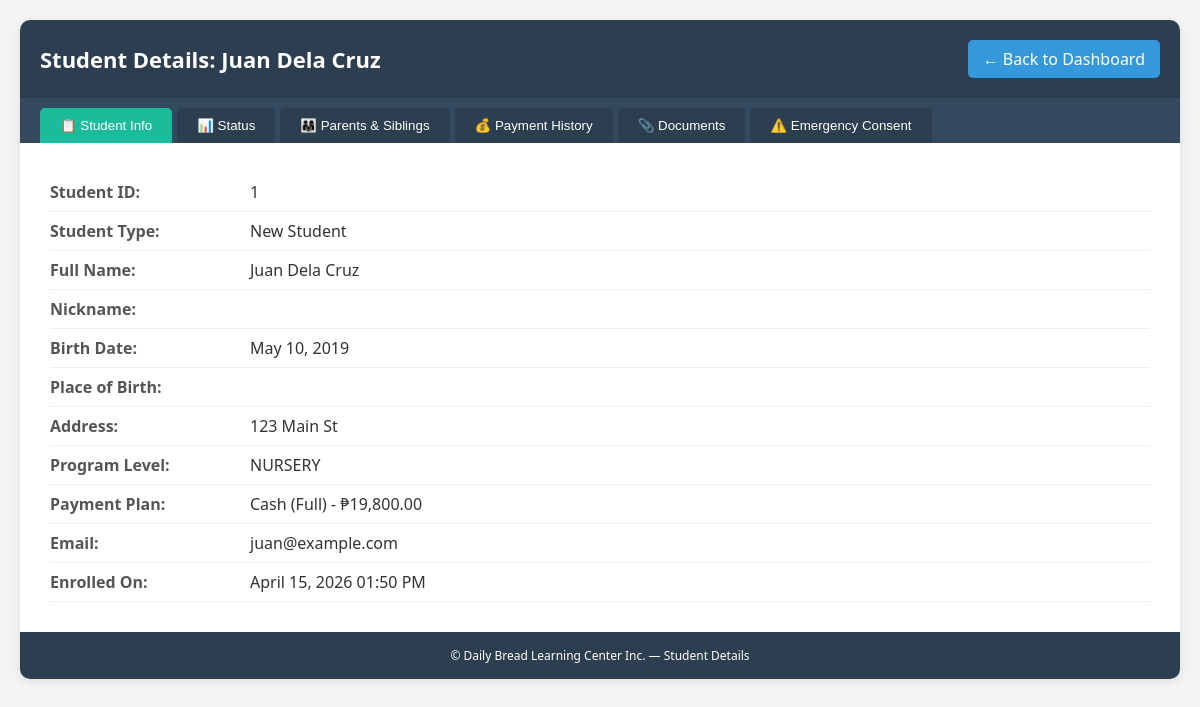
The app's page /view_student.php?id=1 (signed in), older data.
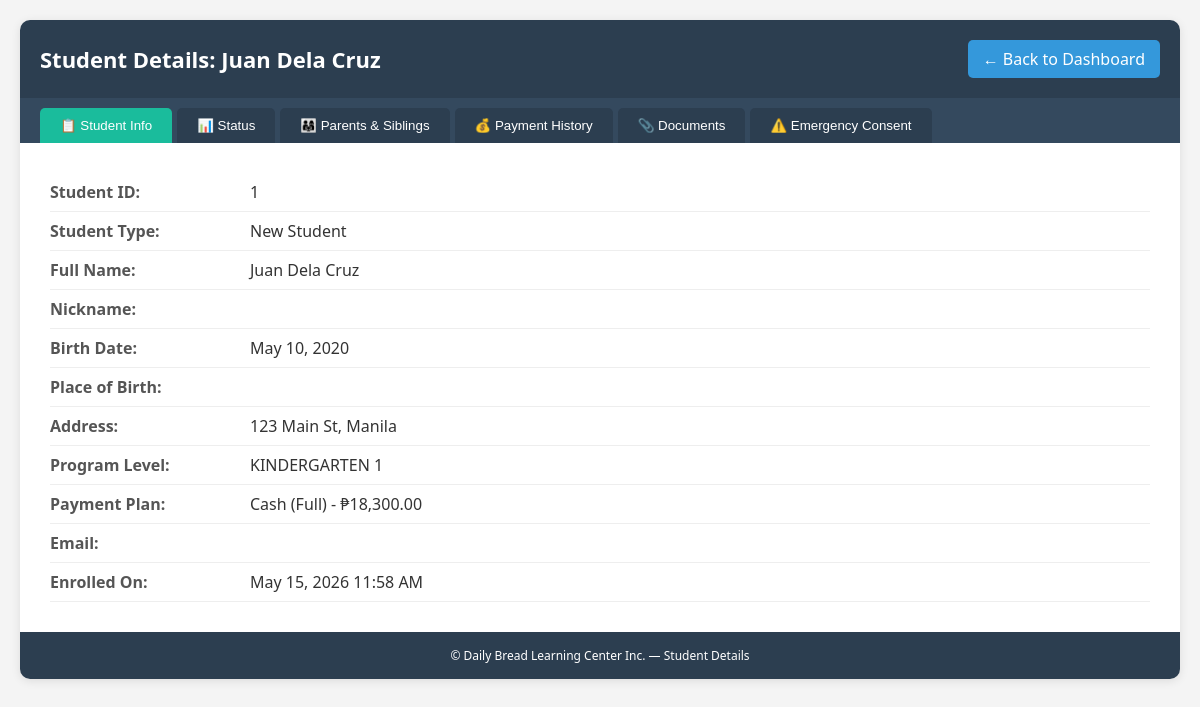
The same page, newer data.
### tables this page shows
CREATE TABLE `enrollees` (
  `enrollee_id` int(11) NOT NULL AUTO_INCREMENT,
  `student_type` varchar(20) NOT NULL,
  `program_level` varchar(20) NOT NULL,
  `payment_plan` varchar(50) NOT NULL,
  `payment_amount` decimal(10,2) NOT NULL,
  `last_name` varchar(50) NOT NULL,
  `first_name` varchar(50) NOT NULL,
  `middle_name` varchar(50) DEFAULT NULL,
  `nickname` varchar(50) DEFAULT NULL,
  `birth_date` date NOT NULL,
  `place_of_birth` varchar(100) DEFAULT NULL,
  `address` varchar(255) NOT NULL,
  `email` varchar(100) DEFAULT NULL,
  `password_hash` varchar(255) DEFAULT NULL,
  `created_at` timestamp NOT NULL DEFAULT current_timestamp(),
  `qualification_status` varchar(20) DEFAULT 'Pending',
  `payment_status` varchar(50) DEFAULT 'Unpaid',
  `requirements_status` varchar(20) DEFAULT 'Pending',
  `requirements_notes` text DEFAULT NULL,
  `birth_cert_received` tinyint(4) DEFAULT 0,
  `id_picture_received` tinyint(4) DEFAULT 0,
  `report_card_received` tinyint(4) DEFAULT 0,
  `immunization_record_received` tinyint(4) DEFAULT 0,
  `medical_cert_received` tinyint(4) DEFAULT 0,
  `proof_certification_received` tinyint(4) DEFAULT 0,
  `enrollment_status` varchar(20) DEFAULT 'Pending',
  `enrollment_status_date` date DEFAULT NULL,
  `enrollment_status_reason` text DEFAULT NULL,
  `is_archived` tinyint(4) DEFAULT 0,
  `archived_date` date DEFAULT NULL,
  `archive_reason` varchar(100) DEFAULT NULL,
  PRIMARY KEY (`enrollee_id`)
);

### view_student.php (the view, shortened to what this page needs)
<?php
require_once 'db_connection.php';
$enrollee_id = $_GET['id'];
$stmt = $pdo->prepare("SELECT * FROM enrollees WHERE enrollee_id = ?");
$stmt->execute([$enrollee_id]);
$student = $stmt->fetch(PDO::FETCH_ASSOC);
?>
<!DOCTYPE html>
<html lang="en">
<head>
</head>
<body>
<div class="container">
    <div class="header">
        <h1>Student Details: <?php echo htmlspecialchars($student['first_name'] . ' ' . $student['last_name']); ?></h1>
        <a href="admin_dashboard.php" class="back-btn">← Back to Dashboard</a>
    </div>
    <div class="nav-tabs">
        <button class="tab-btn active" onclick="showTab('info')">📋 Student Info</button>
        <button class="tab-btn" onclick="showTab('status')">📊 Status</button>
        <button class="tab-btn" onclick="showTab('parents')">👨‍👩‍👧 Parents & Siblings</button>
        <button class="tab-btn" onclick="showTab('payment')">💰 Payment History</button>
        <button class="tab-btn" onclick="showTab('documents')">📎 Documents</button>
        <button class="tab-btn" onclick="showTab('consent')">⚠️ Emergency Consent</button>
    </div>
    <div id="tab-info" class="tab-content active">
        <div class="info-row"><div class="label">Student ID:</div><div class="value"><?php echo $student['enrollee_id']; ?></div></div>
        <div class="info-row"><div class="label">Student Type:</div><div class="value"><?php echo $student['student_type']; ?></div></div>
        <div class="info-row"><div class="label">Full Name:</div><div class="value"><?php echo htmlspecialchars($student['first_name'] . ' ' . $student['middle_name'] . ' ' . $student['last_name']); ?></div></div>
        <div class="info-row"><div class="label">Nickname:</div><div class="value"><?php echo htmlspecialchars($student['nickname']); ?></div></div>
        <div class="info-row"><div class="label">Birth Date:</div><div class="value"><?php echo date('F d, Y', strtotime($student['birth_date'])); ?></div></div>
        <div class="info-row"><div class="label">Place of Birth:</div><div class="value"><?php echo htmlspecialchars($student['place_of_birth']); ?></div></div>
        <div class="info-row"><div class="label">Address:</div><div class="value"><?php echo htmlspecialchars($student['address']); ?></div></div>
        <div class="info-row"><div class="label">Program Level:</div><div class="value"><?php echo $student['program_level']; ?></div></div>
        <div class="info-row"><div class="label">Payment Plan:</div><div class="value"><?php echo $student['payment_plan']; ?> - ₱<?php echo number_format($student['payment_amount'], 2); ?></div></div>
        <div class="info-row"><div class="label">Email:</div><div class="value"><?php echo htmlspecialchars($student['email']); ?></div></div>
        <div class="info-row"><div class="label">Enrolled On:</div><div class="value"><?php echo date('F d, Y h:i A', strtotime($student['created_at'])); ?></div></div>
    </div>
    <div class="footer">
        <p>© Daily Bread Learning Center Inc. — Student Details</p>
    </div>
</div>
</body>
</html>

Row changes from the older to the newer data that the page shows:
changed enrollees "Juan Dela Cruz": birth_date "May 10, 2019" → "May 10, 2020"; address "123 Main St" → "123 Main St, Manila"; program_level "NURSERY" → "KINDERGARTEN 1"; payment_amount "19,800.00" → "18,300.00"; created_at "April 15, 2026 01:50 PM" → "May 15, 2026 11:58 AM"; email "juan@example.com" → (not shown)
